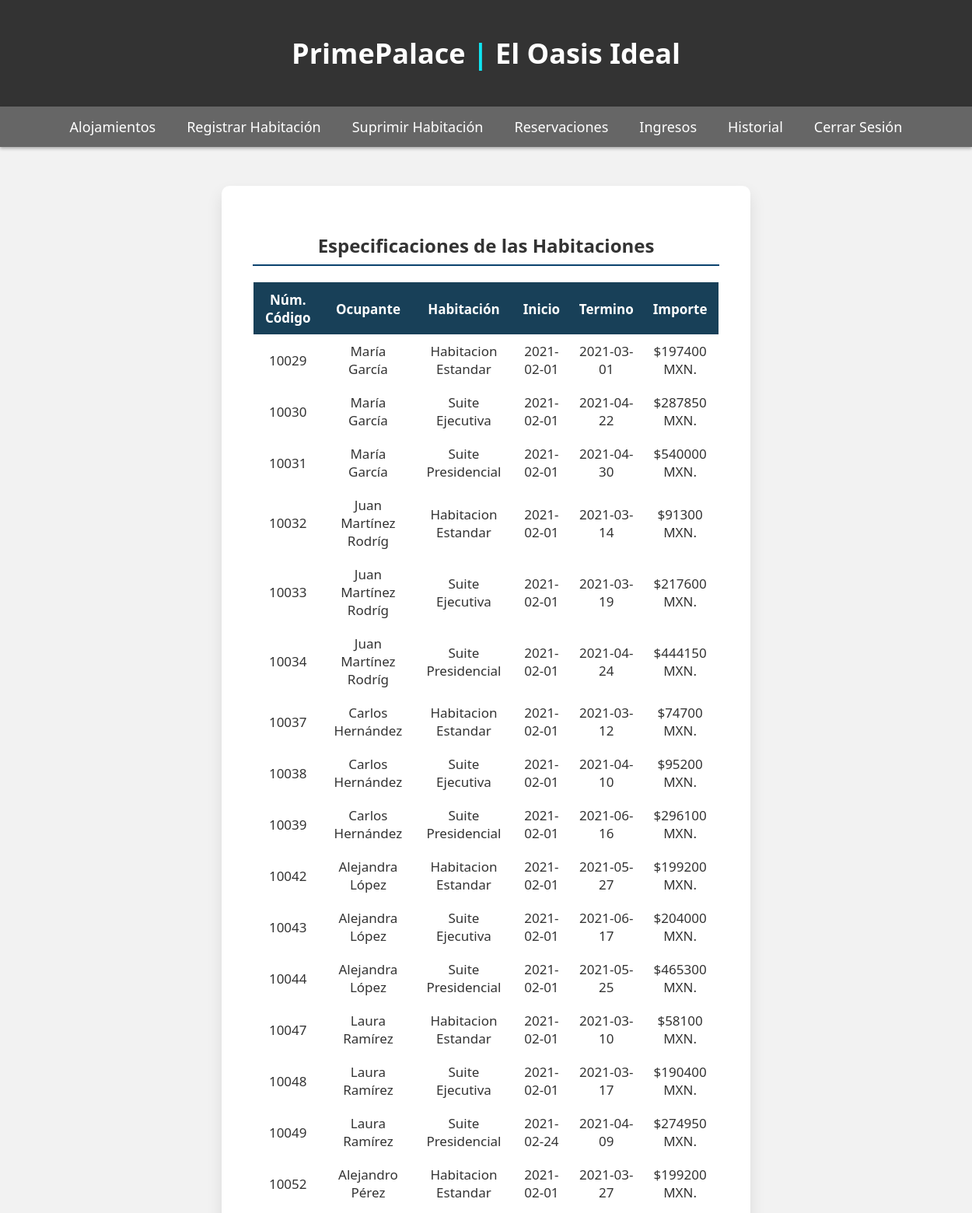
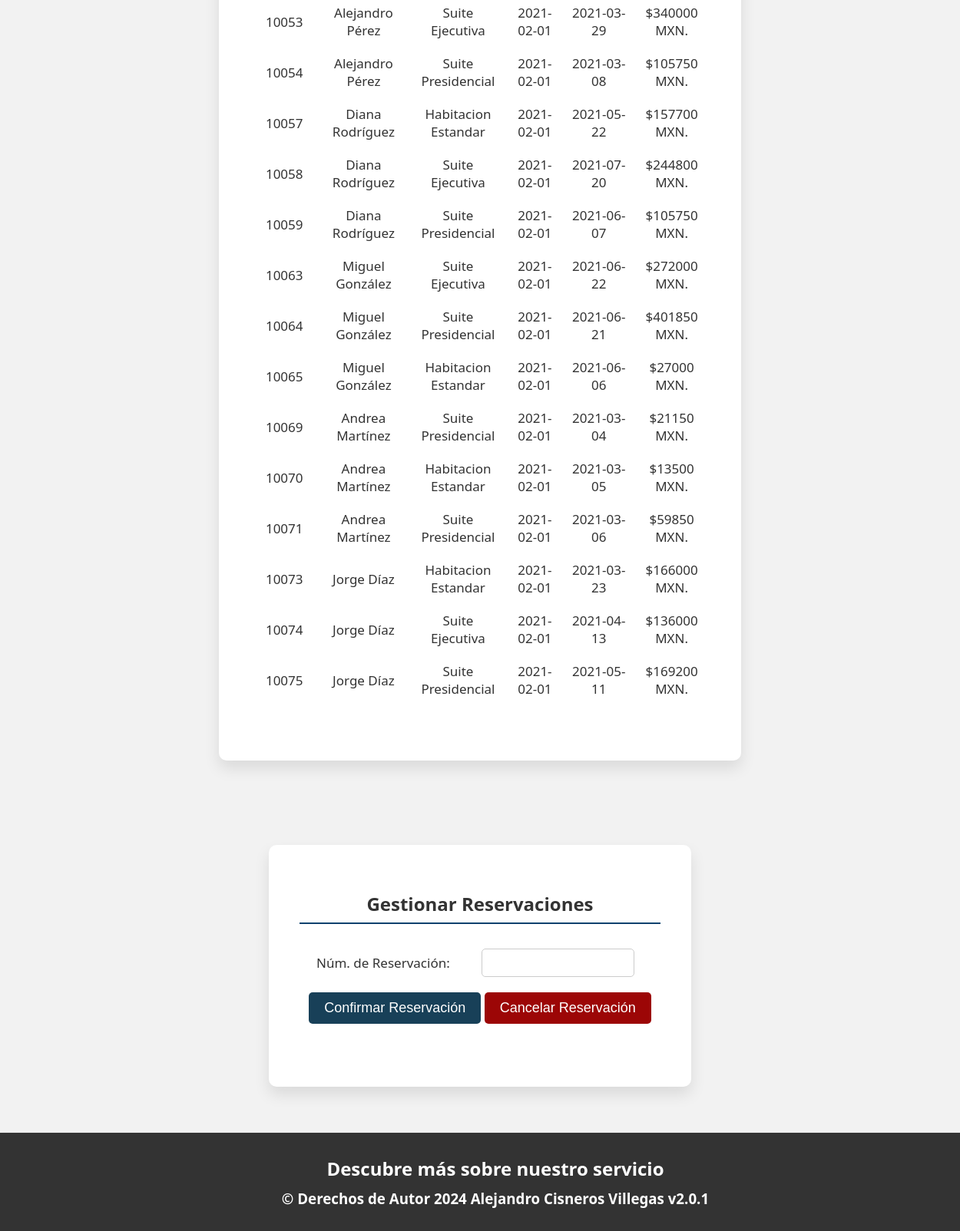
The app's page /admin_room_status.php with its own data (2 pictures, top to bottom).
### tables this page shows
CREATE TABLE `project_06_user_room` (
  `phone` int(11) NOT NULL,
  `name` varchar(20) NOT NULL,
  `idproof` varchar(20) NOT NULL,
  `room_type` varchar(20) NOT NULL,
  `checkin` date NOT NULL,
  `checkout` date NOT NULL,
  `days` int(11) NOT NULL,
  `ac` varchar(5) NOT NULL,
  `breakfast` varchar(5) NOT NULL,
  `lunch` varchar(5) NOT NULL,
  `snacks` varchar(5) NOT NULL,
  `dinner` varchar(5) NOT NULL,
  `swimming` varchar(5) NOT NULL,
  `status` varchar(20) NOT NULL DEFAULT 'Waiting',
  `price` int(11) NOT NULL,
  `book_id` int(11) NOT NULL
);

### admin_room_status.php (the view, shortened to what this page needs)
<!DOCTYPE html>
<html lang="es">
	<head>
		<link href="css/admin_major.css" rel="stylesheet">
	</head>
	<body>
		<header>
		<h1 style="font-size: 36px;">PrimePalace <span style="color: #0FE4F1;">| </span><span>El Oasis Ideal</span></h1>
		</header>
		<nav>
			<a href="admin_view.php">Alojamientos</a>
			<a href="add_room_admin.php">Registrar Habitación</a>
			<a href="remove_room_admin.php">Suprimir Habitación</a>
			<a href="admin_room_status.php">Reservaciones</a>
			<a href="confirmed_bookings.php">Ingresos</a>
			<a href="booking_history.php">Historial</a>
			<a href="index.php">Cerrar Sesión</a>
		</nav>
		<div class="container">
			<h2>Especificaciones de las Habitaciones</h2>
			<table class="basic_box">
				<tr>
					<th style="text-align: center;">Núm. Código</th>
					<th style="text-align: center;">Ocupante</th>
					<th style="text-align: center;">Habitación</th>
					<th style="text-align: center;">Inicio</th>
					<th style="text-align: center;">Termino</th>
					<th style="text-align: center;">Importe</th>
				</tr>
				<tr>
				<?php
					$conn = new mysqli("localhost", "root", "", "general");
					$sql1 = "SELECT * from project_06_user_room";
					if ($result = mysqli_query($conn, $sql1)) {
						while ($row = mysqli_fetch_row($result)) {
							if ($row[13] == 'Pendiente') {
								?>
								<tr>
									<td style="text-align: center;"><?php echo $row[15]; ?></td>
									<td style="text-align: center;"><?php echo $row[1]; ?></td>
									<td style="text-align: center;"><?php echo $row[3]; ?></td>
									<td style="text-align: center;"><?php echo $row[4]; ?></td>
									<td style="text-align: center;"><?php echo $row[5]; ?></td>
									<td style="text-align: center;">$<?php echo $row[14]; ?> MXN.</td>
								</tr>
								<?php
							}
						}
					}
					?>
			</table>
		</div>
		<div class="container">
			<h2>Gestionar  Reservaciones</h2>
			<table class="basic_box">
				<form action="confirm_room.php" method="post" style="display: flex; align-items: center;">
				<tr>
					<td colspan="1">Núm. de Reservación:</td>
					<td colspan="2">
						<input type="number" min="0" name="book_id" id="book_id" style="padding: 10px; border-radius: 5px; border: 1px solid #ccc; margin-right: 10px;" required>
				</tr>
				<tr>
					<td colspan="3">
						<button type="submit" style="background-color: #184058; color: #fff; padding: 10px 20px; border: none; border-radius: 5px; font-size: 18px; cursor: pointer; transition: background-color 0.3s;">Confirmar Reservación</button>
						<button type="submit" formaction="cancel_room.php" style="background-color: #9c0606; color: #fff; padding: 10px 20px; border: none; border-radius: 5px; font-size: 18px; cursor: pointer; transition: background-color 0.3s;">Cancelar Reservación</button>
					</td>
				</tr>
				</form>
			</table>
		</div>
		<div class="footer">
			<h2>Descubre más sobre nuestro servicio</h2>
			<h3>&copy; Derechos de Autor <strong><span>2024</span></strong> Alejandro Cisneros Villegas v2.0.1</h3>
		</div>
	</body>
</html>

### css/admin_major.css (style rules this page uses)
body { margin: 0; font-family: 'Segoe UI', Tahoma, Geneva, Verdana, sans-serif; background-color: #f2f2f2; color: #333; overflow-x: hidden; display: flex; flex-direction: column; min-height: 100vh; }
header { background-color: #333; padding: 20px; text-align: center; color: #fff; box-shadow: 0 2px 4px rgba(0,0,0,0.3); z-index: 1000; }
nav { background-color: #666; overflow: hidden; position: sticky; top: 0; z-index: 1000; display: flex; justify-content: center; align-items: center; box-shadow: 0 2px 4px rgba(0,0,0,0.3); }
nav a { color: #fff; padding: 14px 20px; text-decoration: none; font-size: 18px; transition: color 0.3s; }
.container { background-color: #fff; border-radius: 10px; box-shadow: 0 10px 20px rgba(0, 0, 0, 0.1); padding: 40px; max-width: 600px; margin: 50px auto 60px; text-align: center; }
.container h2 { margin-bottom: 30px; color: #333; position: relative; }
.container h2::before { content: ''; position: absolute; width: 100%; height: 2px; background-color: #0a426e; bottom: -10px; left: 0; }
table { width: 100%; border-collapse: collapse; margin-bottom: 30px; border: 2px solid transparent; }
th, td { padding: 10px; border: none; color: #333; font-size: 17px; }
th { background-color: #184058; text-align: center; color: #fff; }
.footer { background-color: #333; padding: 20px; text-align: center; width: 100%; color: #fff; box-shadow: 0 2px 4px rgba(0,0,0,0.3); margin-top: auto; z-index: 1000; }
.footer h2, .footer h3 { margin: 10px 0; }

### records on screen
project_06_user_room: book "10029", name "María García", room_type "Habitacion Estandar", checkin "2021-02-01", checkout "2021-03-01", price "197400"
project_06_user_room: book "10030", name "María García", room_type "Suite Ejecutiva", checkin "2021-02-01", checkout "2021-04-22", price "287850"
project_06_user_room: book "10031", name "María García", room_type "Suite Presidencial", checkin "2021-02-01", checkout "2021-04-30", price "540000"
project_06_user_room: book "10032", name "Juan Martínez Rodríg", room_type "Habitacion Estandar", checkin "2021-02-01", checkout "2021-03-14", price "91300"
project_06_user_room: book "10033", name "Juan Martínez Rodríg", room_type "Suite Ejecutiva", checkin "2021-02-01", checkout "2021-03-19", price "217600"
project_06_user_room: book "10034", name "Juan Martínez Rodríg", room_type "Suite Presidencial", checkin "2021-02-01", checkout "2021-04-24", price "444150"
project_06_user_room: book "10037", name "Carlos Hernández", room_type "Habitacion Estandar", checkin "2021-02-01", checkout "2021-03-12", price "74700"
project_06_user_room: book "10038", name "Carlos Hernández", room_type "Suite Ejecutiva", checkin "2021-02-01", checkout "2021-04-10", price "95200"
project_06_user_room: book "10039", name "Carlos Hernández", room_type "Suite Presidencial", checkin "2021-02-01", checkout "2021-06-16", price "296100"
project_06_user_room: book "10042", name "Alejandra López", room_type "Habitacion Estandar", checkin "2021-02-01", checkout "2021-05-27", price "199200"
project_06_user_room: book "10043", name "Alejandra López", room_type "Suite Ejecutiva", checkin "2021-02-01", checkout "2021-06-17", price "204000"
project_06_user_room: book "10044", name "Alejandra López", room_type "Suite Presidencial", checkin "2021-02-01", checkout "2021-05-25", price "465300"
project_06_user_room: book "10047", name "Laura Ramírez", room_type "Habitacion Estandar", checkin "2021-02-01", checkout "2021-03-10", price "58100"
project_06_user_room: book "10048", name "Laura Ramírez", room_type "Suite Ejecutiva", checkin "2021-02-01", checkout "2021-03-17", price "190400"
project_06_user_room: book "10049", name "Laura Ramírez", room_type "Suite Presidencial", checkin "2021-02-24", checkout "2021-04-09", price "274950"
project_06_user_room: book "10052", name "Alejandro Pérez", room_type "Habitacion Estandar", checkin "2021-02-01", checkout "2021-03-27", price "199200"
project_06_user_room: book "10053", name "Alejandro Pérez", room_type "Suite Ejecutiva", checkin "2021-02-01", checkout "2021-03-29", price "340000"
project_06_user_room: book "10054", name "Alejandro Pérez", room_type "Suite Presidencial", checkin "2021-02-01", checkout "2021-03-08", price "105750"
project_06_user_room: book "10057", name "Diana Rodríguez", room_type "Habitacion Estandar", checkin "2021-02-01", checkout "2021-05-22", price "157700"
project_06_user_room: book "10058", name "Diana Rodríguez", room_type "Suite Ejecutiva", checkin "2021-02-01", checkout "2021-07-20", price "244800"
project_06_user_room: book "10059", name "Diana Rodríguez", room_type "Suite Presidencial", checkin "2021-02-01", checkout "2021-06-07", price "105750"
project_06_user_room: book "10063", name "Miguel González", room_type "Suite Ejecutiva", checkin "2021-02-01", checkout "2021-06-22", price "272000"
project_06_user_room: book "10064", name "Miguel González", room_type "Suite Presidencial", checkin "2021-02-01", checkout "2021-06-21", price "401850"
project_06_user_room: book "10065", name "Miguel González", room_type "Habitacion Estandar", checkin "2021-02-01", checkout "2021-06-06", price "27000"
project_06_user_room: book "10069", name "Andrea Martínez", room_type "Suite Presidencial", checkin "2021-02-01", checkout "2021-03-04", price "21150"
project_06_user_room: book "10070", name "Andrea Martínez", room_type "Habitacion Estandar", checkin "2021-02-01", checkout "2021-03-05", price "13500"
project_06_user_room: book "10071", name "Andrea Martínez", room_type "Suite Presidencial", checkin "2021-02-01", checkout "2021-03-06", price "59850"
project_06_user_room: book "10073", name "Jorge Díaz", room_type "Habitacion Estandar", checkin "2021-02-01", checkout "2021-03-23", price "166000"
project_06_user_room: book "10074", name "Jorge Díaz", room_type "Suite Ejecutiva", checkin "2021-02-01", checkout "2021-04-13", price "136000"
project_06_user_room: book "10075", name "Jorge Díaz", room_type "Suite Presidencial", checkin "2021-02-01", checkout "2021-05-11", price "169200"
